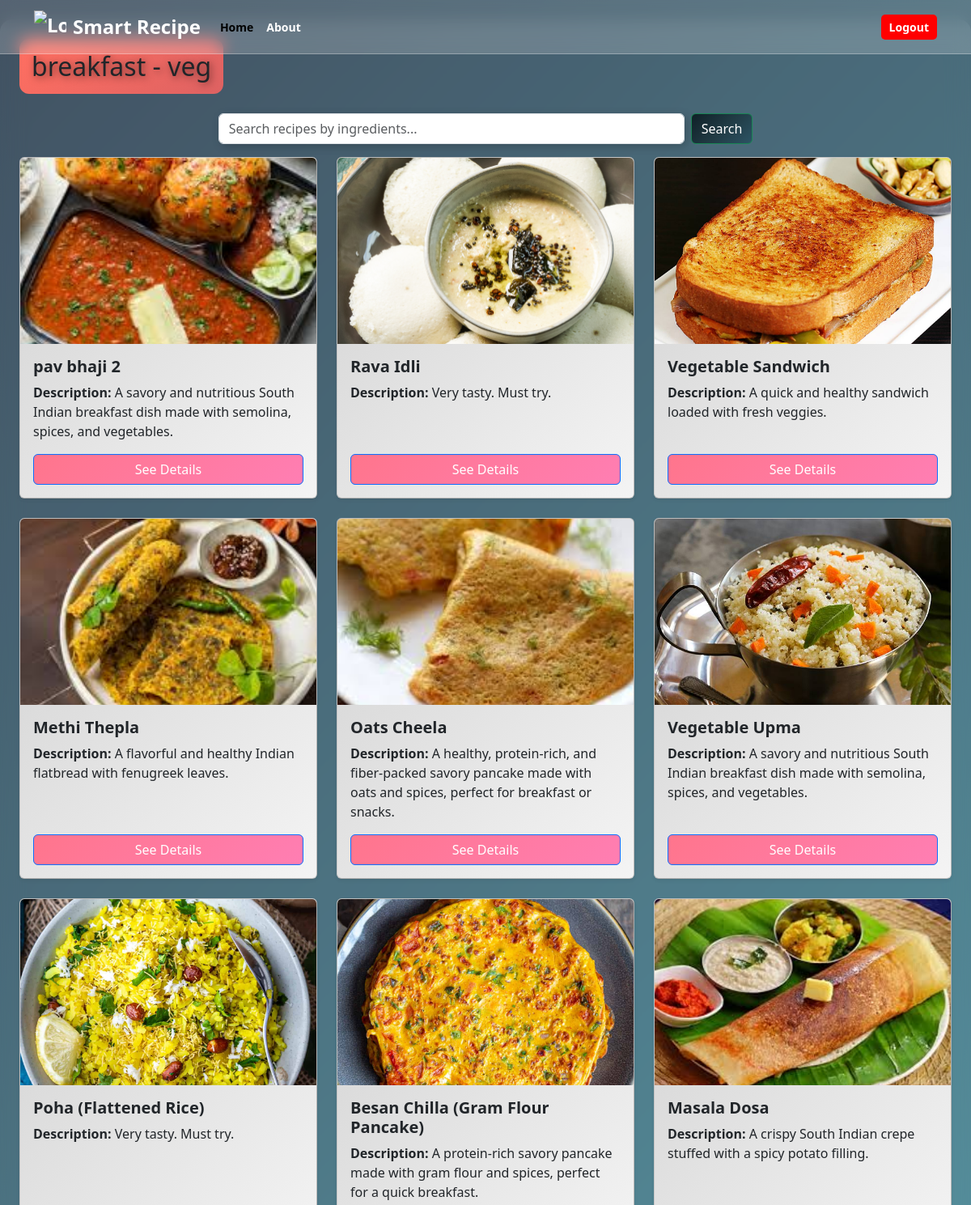
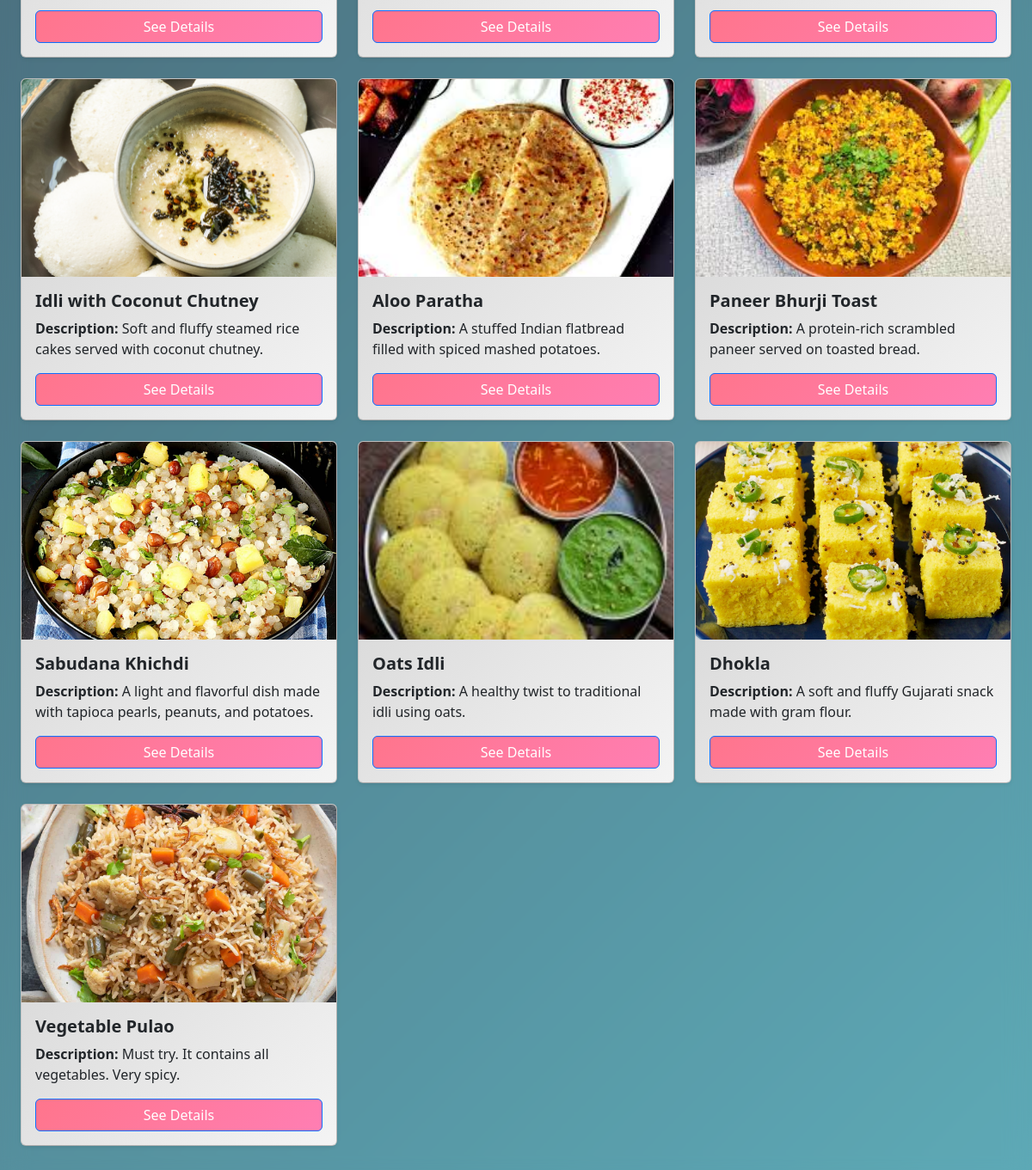
Screenshot of /category/breakfast/veg/ with the database file from the repository (2 pictures, top to bottom).
### myapp/models.py (models this page shows, shortened)
class Recipe(models.Model):
    CATEGORY_CHOICES = [
        ('Breakfast', 'Breakfast'),
        ('Lunch', 'Lunch'),
        ('Dinner', 'Dinner'),
        ('Dessert', 'Dessert'),
        ('Snacks', 'Snacks'),
    ]
    SUBCATEGORY_CHOICES = [
        ('Veg', 'Veg'),
        ('Non-Veg', 'Non-Veg'),
    ]
    title = models.CharField(max_length=255)
    category = models.CharField(max_length=50, choices=CATEGORY_CHOICES)
    subcategory = models.CharField(max_length=50, choices=SUBCATEGORY_CHOICES, blank=True, null=True)
    short_description = models.CharField(max_length=300, blank=True, null=True)
    ingredients = models.TextField()
    instructions = models.TextField()
    image = models.ImageField(upload_to='recipe_images/', blank=True, null=True)

### myapp/views.py (the view)
# urls.py: path('category/<str:category>/<str:subcategory>/', views.recipe_subcategory, name='recipe_subcategory'),
def recipe_subcategory(request, category, subcategory):
    recipes = Recipe.objects.filter(category=category, subcategory=subcategory)
    return render(request, 'recipe_subcategory.html', {'recipes': recipes, 'category': category, 'subcategory': subcategory})

### myapp/templates/recipe_subcategory.html (shortened to what this page needs)
<!DOCTYPE html>
<html lang="en">
<head>
    <link href="https://cdn.jsdelivr.net/npm/bootstrap@5.3.0/dist/css/bootstrap.min.css" rel="stylesheet">
</head>
<body>
    {% include 'header.html' %}
    <div class="container-fluid my-4 p-4 cont-back">
        <h2>{{ category }} - {{ subcategory }}</h2>
        <form action="{% url 'search_recipe' category subcategory %}" method="GET" class="d-flex justify-content-center my-3">
            <input type="text" name="q" class="form-control w-50 me-2" placeholder="Search recipes by ingredients..." value="{{ query }}">
            <button type="submit" class="btn btn-success">Search</button>
        </form>
        <div class="row">
            {% for recipe in recipes %}
                <div class="col-md-4 mb-4">
                    <div class="card h-100 shadow-sm">
                        {% if recipe.image %}
                            <img src="{{ recipe.image.url }}" class="card-img-top" alt="{{ recipe.title }}">
                        {% endif %}
                        <div class="card-body">
                            <h5 class="card-title">{{ recipe.title }}</h5>
                            <p class="card-text"><strong>Description:</strong> {{ recipe.short_description }}</p>
                            <a href="{% url 'recipe_detail' recipe.id %}" class="btn btn-primary">See Details</a>
                        </div>
                    </div>
                </div>
            {% empty %}
                <p class="text-center">No recipes found for this category.</p>
            {% endfor %}
        </div>
    </div>
</body>
</html>

### myapp/templates/recipe_subcategory.html (style rules this page uses)
html, body { height: 100%; margin: 0; padding: 0; overflow-x: hidden; background: linear-gradient(135deg, #2c3e50, #4ca1af); color: #fff; }
.cont-back { background: rgba(255, 255, 255, 0.1); backdrop-filter: blur(15px); border-radius: 15px; padding: 25px; box-shadow: 0px 6px 20px rgba(0, 0, 0, 0.3); }
h2 { font-size: 34px; font-weight: bold; text-align: center; color: #fff; background: linear-gradient(135deg, #ff6f61, #de6262); padding: 15px; border-radius: 12px; display: inline-block; text-shadow: 2px 2px 10px rgba(0, 0, 0, 0.5); }
.form-control { border-radius: 50px; padding: 12px; border: none; box-shadow: 3px 3px 12px rgba(0, 0, 0, 0.2); }
.btn-success { border-radius: 50px; padding: 12px 22px; font-weight: bold; border: none; background: linear-gradient(135deg, #0f2027, #203a43, #2c5364); color: white; transition: 0.3s; }
.card { background: linear-gradient(135deg, rgb(209, 209, 209), rgb(244, 244, 244)); color: #333; border-radius: 15px; overflow: hidden; transition: transform 0.3s ease, box-shadow 0.3s ease; box-shadow: 0px 4px 12px rgba(0, 0, 0, 0.3); }
.card-img-top { width: 100%; height: 230px; object-fit: cover; border-radius: 15px 15px 0 0; }
.card-body { display: flex; flex-direction: column; height: 100%; }
.card-title { font-size: 20px; font-weight: bold; }
.btn-primary { border: none; border-radius: 25px; padding: 10px 20px; transition: 0.3s; background: linear-gradient(135deg, #ff758c, #ff7eb3); color: white; font-weight: bold; margin-top: auto; }

### rows the page displays
Recipe: image (picture), title "pav bhaji 2", short_description "A savory and nutritious South Indian breakfast dish made with semolina, spices, and vegetables."
Recipe: image (picture), title "Rava Idli", short_description "Very tasty. Must try."
Recipe: image (picture), title "Vegetable Sandwich", short_description "A quick and healthy sandwich loaded with fresh veggies."
Recipe: image (picture), title "Methi Thepla", short_description "A flavorful and healthy Indian flatbread with fenugreek leaves."
Recipe: image (picture), title "Oats Cheela", short_description "A healthy, protein-rich, and fiber-packed savory pancake made with oats and spices, perfect for breakfast or snacks."
Recipe: image (picture), title "Vegetable Upma", short_description "A savory and nutritious South Indian breakfast dish made with semolina, spices, and vegetables."
Recipe: image (picture), title "Poha (Flattened Rice)", short_description "Very tasty. Must try."
Recipe: image (picture), title "Besan Chilla (Gram Flour Pancake)", short_description "A protein-rich savory pancake made with gram flour and spices, perfect for a quick breakfast."
Recipe: image (picture), title "Masala Dosa", short_description "A crispy South Indian crepe stuffed with a spicy potato filling."
Recipe: image (picture), title "Idli with Coconut Chutney", short_description "Soft and fluffy steamed rice cakes served with coconut chutney."
Recipe: image (picture), title "Aloo Paratha", short_description "A stuffed Indian flatbread filled with spiced mashed potatoes."
Recipe: image (picture), title "Paneer Bhurji Toast", short_description "A protein-rich scrambled paneer served on toasted bread."
Recipe: image (picture), title "Sabudana Khichdi", short_description "A light and flavorful dish made with tapioca pearls, peanuts, and potatoes."
Recipe: image (picture), title "Oats Idli", short_description "A healthy twist to traditional idli using oats."
Recipe: image (picture), title "Dhokla", short_description "A soft and fluffy Gujarati snack made with gram flour."
Recipe: image (picture), title "Vegetable Pulao", short_description "Must try. It contains all vegetables. Very spicy."

### other values shown
{{ category }} "breakfast"
{{ subcategory }} "veg"
